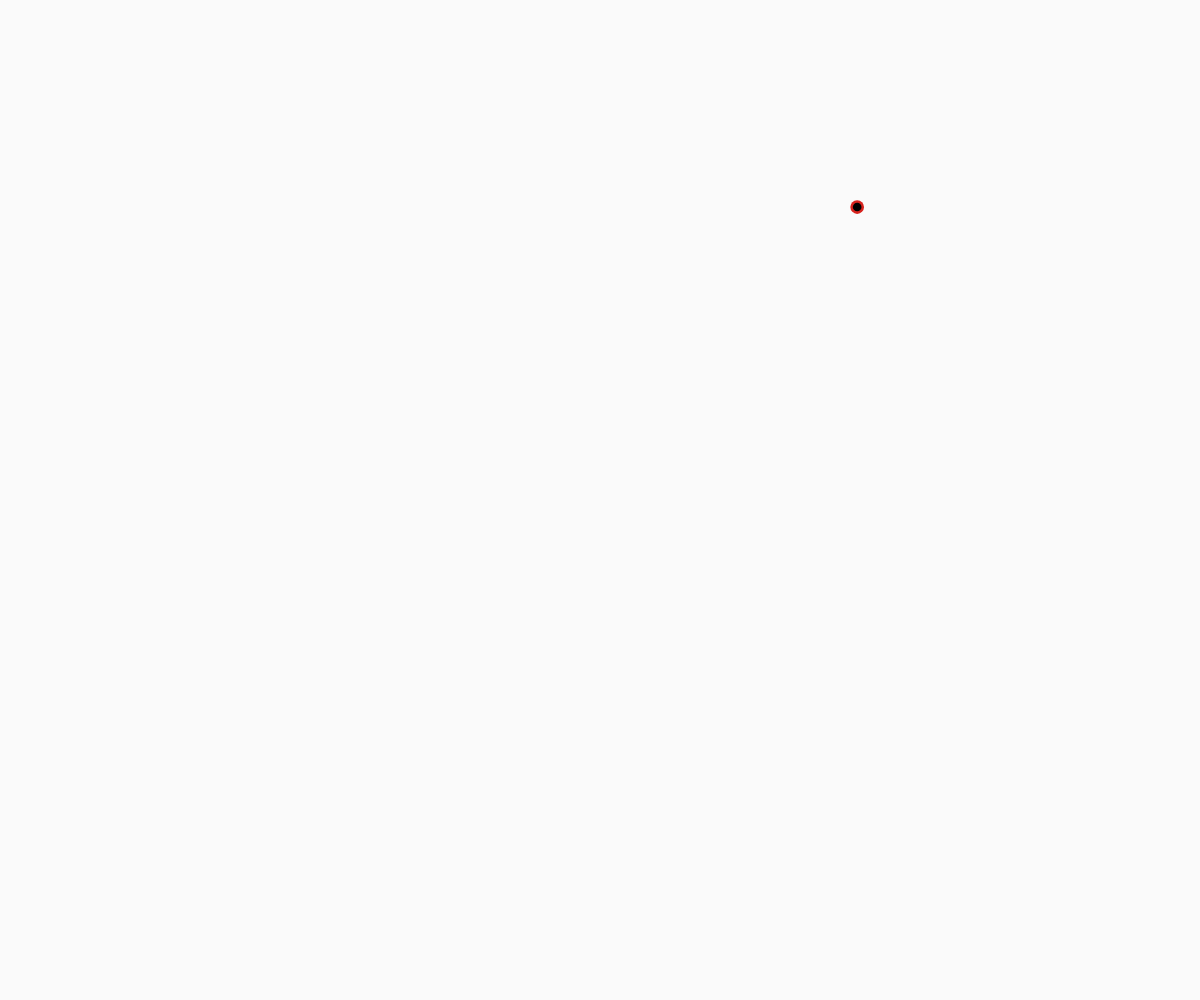
Frame 1 (no input)
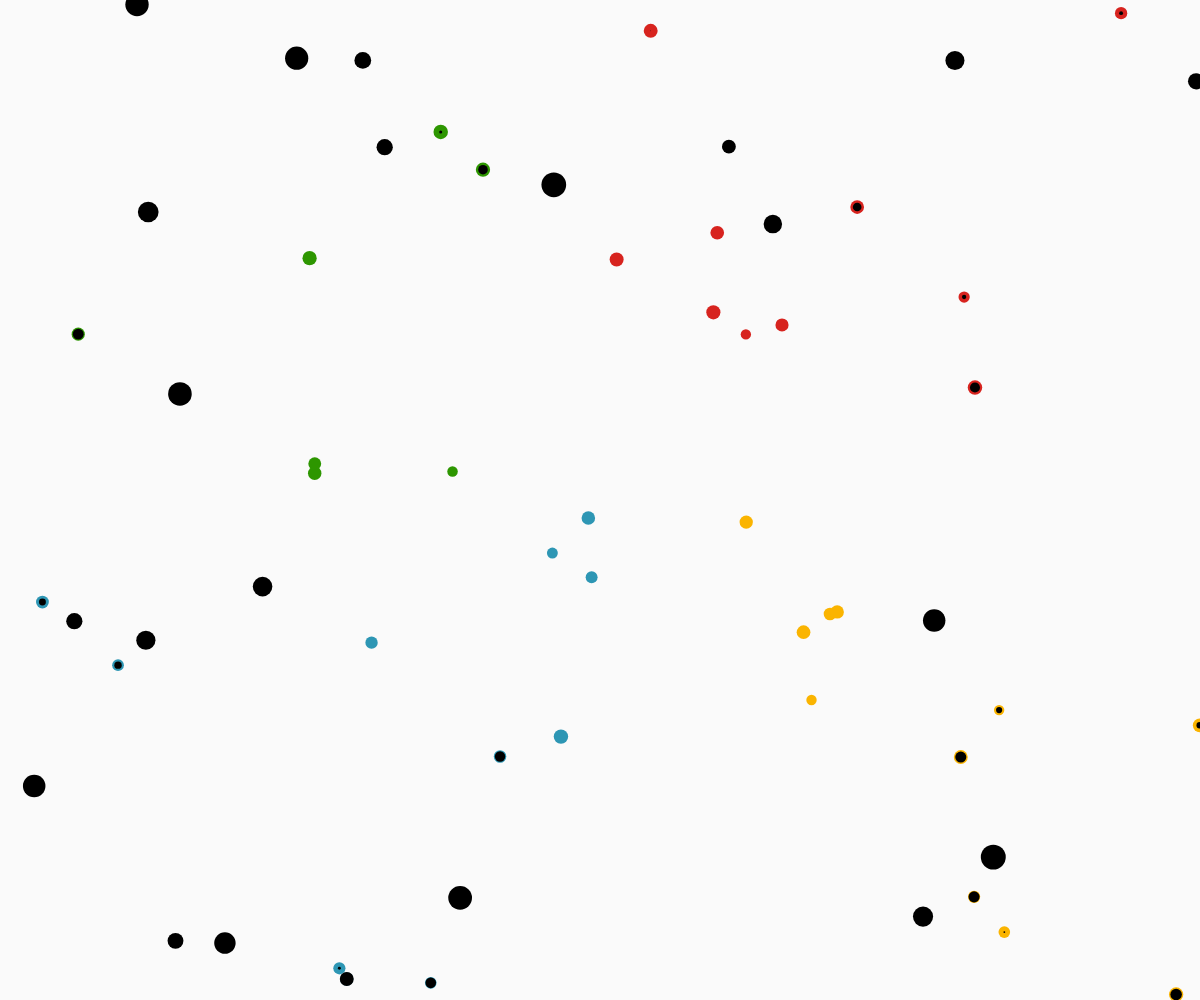
Frame 60 (no input)
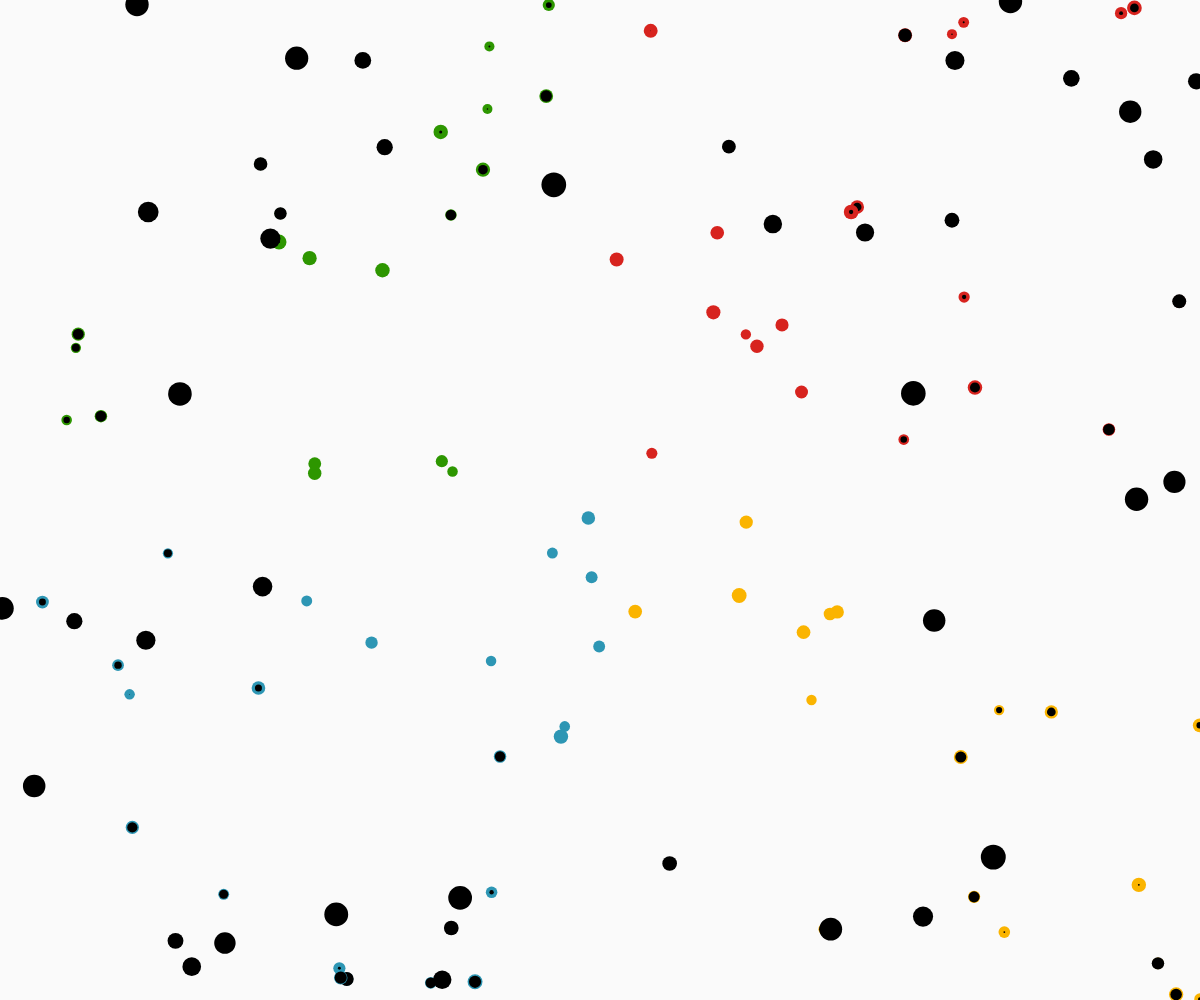
Frame 120 (the mouse pressed at the canvas centre since frame 60)

The p5.js sketch that drew these frames (run headless with seeded random() and noise() and a simulated clock; from frame 60 on, the mouse is pressed at the canvas centre):

// p5.js sketch
// ── sketch.js
var ellipseX;
var ellipseY;

function setup() {
  createCanvas(windowWidth, windowHeight);
  background(250, 250, 250);
  noStroke();
}

function draw() {
  ellipseX = random(0, width);
  ellipseY = random(0, height);

  if (ellipseX > width / 2 && ellipseY < height / 2) {
    fill(215, 35, 30);
    ellipse(ellipseX, ellipseY, random(10, 15));
    noStroke();
  }

  if (ellipseX < width / 2 && ellipseY > height / 2) {
    fill(45, 150, 180);
    ellipse(ellipseX, ellipseY, random(10, 15));
    noStroke();
  }

  if (ellipseX < width / 2 && ellipseY < height / 2) {
    fill(45, 150, 0);
    ellipse(ellipseX, ellipseY, random(10, 15));
    noStroke();
  }

  if (
    ellipseX > width / 2 &&
    ellipseX < width &&
    ellipseY > height / 2 &&
    ellipseY < height
  ) {
    fill(250, 180, 0);
    ellipse(ellipseX, ellipseY, random(10, 15));
    noStroke();
  }

  if (
    ellipseX < width / 4 ||
    ellipseX > (3 * width) / 4 ||
    ellipseY < height / 4 ||
    ellipseY > (3 * height) / 4
  ) {
    fill(0, 0, 0);
    ellipse(ellipseX, ellipseY, random(0, 25));
  }
}

// ── challenge.html
<!DOCTYPE html>

<html lang="en">
  <head>
    <title>Challenge</title>
    <link rel="stylesheet" href="styles.css" />
    <script src="https://cdn.jsdelivr.net/npm/p5@1.0.0/lib/p5.js"></script>
    <script src="sketch.js"></script>
  </head>

  <body></body>
</html>
